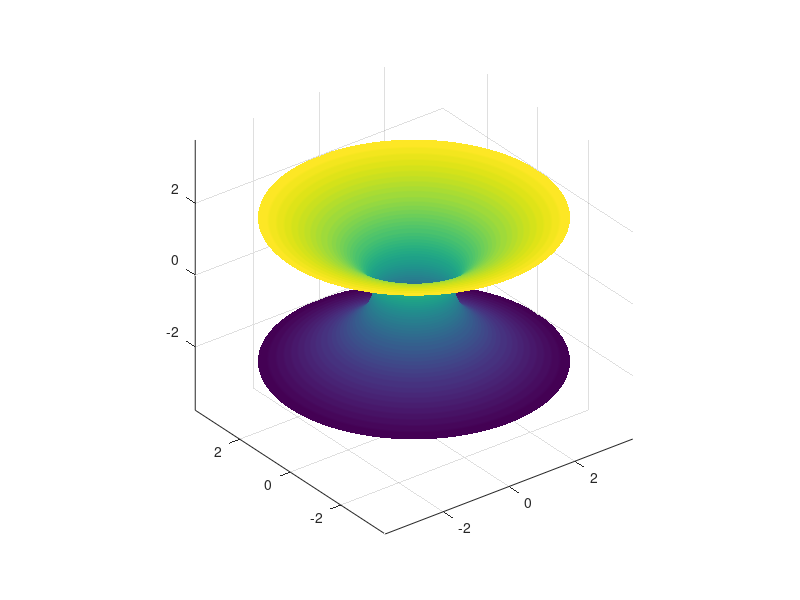

MATLAB code for this plot:
u = linspace(0, 2*pi, 200);
v = linspace(-2, 2, 200);
[U,V] = meshgrid(u, v);

c = 1;

X = c*cosh(V/c).*cos(U);
Y = c*cosh(V/c).*sin(U);
Z = V;

surf(X,Y,Z)
shading interp
axis equal
